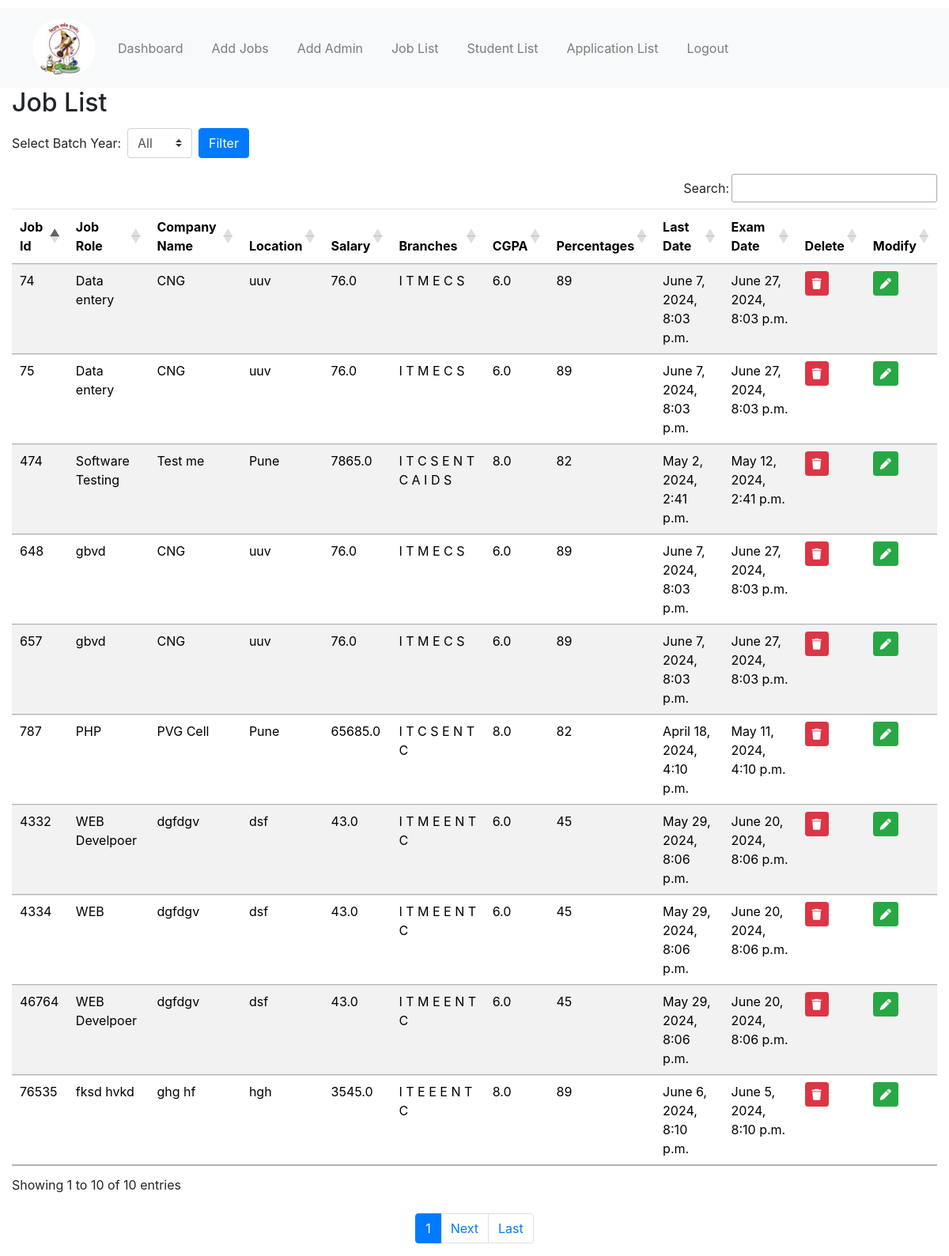
The app's page /pvg/job_list_admin/, older data.
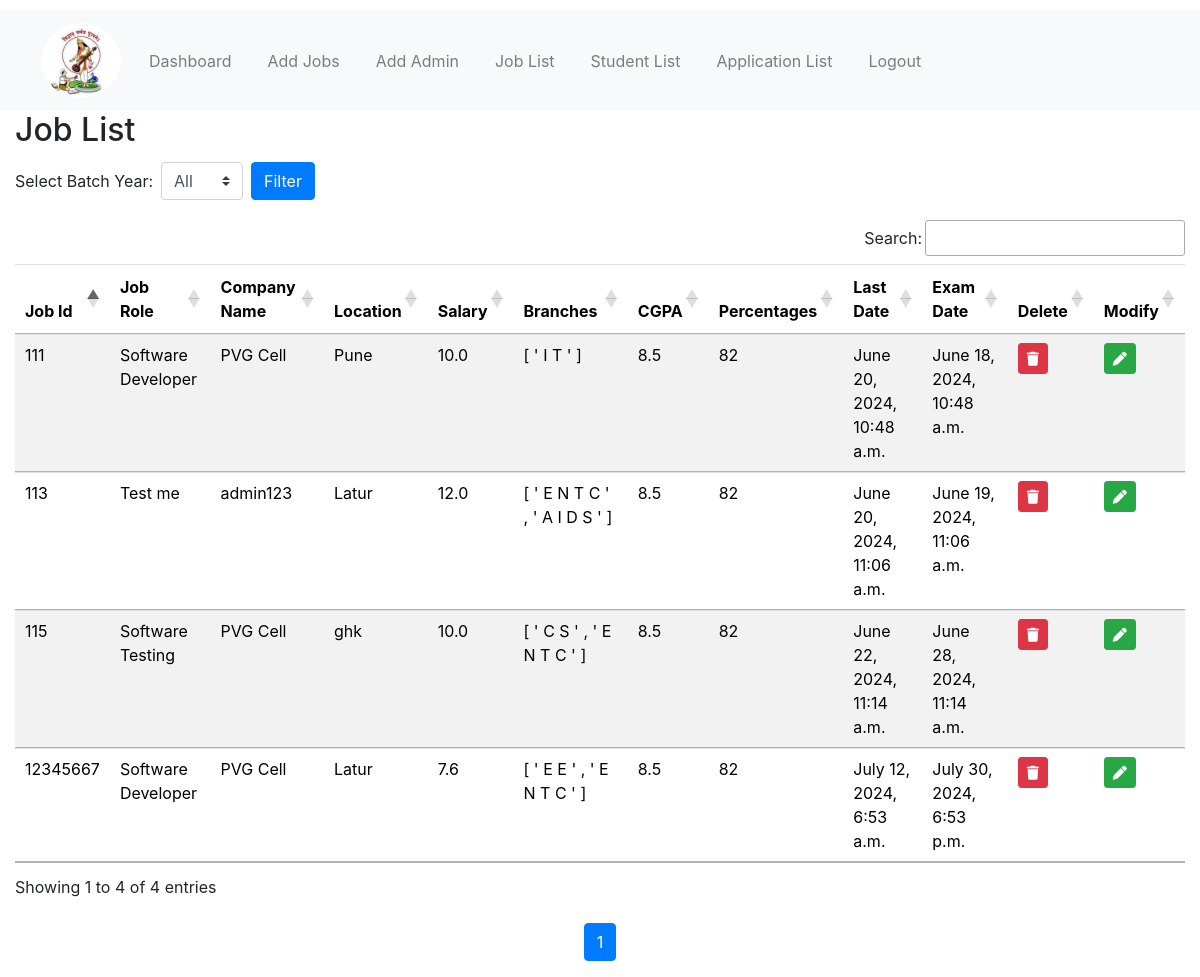
The same page, newer data.
### pvg/models.py (models this page shows, shortened)
class JobDetail(models.Model):
    job_id = models.AutoField(primary_key=True)
    job_title = models.CharField(max_length=100)
    company_name = models.CharField(max_length=100)
    required_passing_year = models.IntegerField(default=2024)
    salary = models.FloatField(null=True, blank=True)
    required_branchs = models.CharField(max_length=20, choices=Student.BRANCH_CHOICES, default='')
    location = models.CharField(max_length=50, default='')
    system_time = models.DateTimeField()
    required_CGPA = models.FloatField(null=True, blank=True)
    required_marks = models.IntegerField(null=True, blank=True)
    date_exam = models.DateTimeField(default=timezone.now)
    date_last = models.DateTimeField(default=timezone.now)
    venue = models.CharField(max_length=20, default='')

### pvg/views.py (the view)
# urls.py: path("job_list_admin/", views.job_list_admin, name="job_list_admin_default"),
def job_list_admin(request, page=1):
    batch_year = request.GET.get('batch_year')
    jobs = JobDetail.objects.all().order_by('-system_time')
    if batch_year and batch_year.isdigit():
        jobs = jobs.filter(required_passing_year=batch_year)
    paginator = Paginator(jobs, 10)  # Show 10 jobs per page
    page_number = request.GET.get('page')
    try:
        ServiceData = paginator.page(page_number)
    except PageNotAnInteger:
        ServiceData = paginator.page(1)
    except EmptyPage:
        ServiceData = paginator.page(paginator.num_pages)
    batch_years = JobDetail.objects.values_list('required_passing_year', flat=True).distinct()
    context = {
        'ServiceData': ServiceData,
        'batch_year': batch_year,
        'batch_years': batch_years,
    }
    return render(request, 'job_list_admin.html', context)

### pvg/templates/job_list_admin.html (shortened to what this page needs)
{% extends "base_admin.html" %}
{% load static %}
{% block head %}
    <link href="https://stackpath.bootstrapcdn.com/bootstrap/4.5.2/css/bootstrap.min.css" rel="stylesheet">
    <link href="https://cdnjs.cloudflare.com/ajax/libs/font-awesome/6.0.0-beta3/css/all.min.css" rel="stylesheet">
    <link href="https://cdn.datatables.net/1.11.3/css/jquery.dataTables.min.css" rel="stylesheet">
{% endblock %}
{% block body %}
<div class="container-fluid">
    <h2>Job List</h2>
    <form class="form-inline mb-3" method="get" action="">
        <label class="my-1 mr-2" for="batch_year">Select Batch Year:</label>
        <select class="custom-select my-1 mr-sm-2" id="batch_year" name="batch_year">
            <option value="">All</option>
        </select>
        <button type="submit" class="btn btn-primary my-1">Filter</button>
    </form>
    <div class="table-responsive">
        <table id="jobTable" class="table table-striped">
            <thead>
                <tr>
                    <th>Job Id</th>
                    <th>Job Role</th>
                    <th>Company Name</th>
                    <th>Location</th>
                    <th>Salary</th>
                    <th>Branches</th>
                    <th>CGPA</th>
                    <th>Percentages</th>
                    <th>Last Date</th>
                    <th>Exam Date</th>
                    <th>Delete</th>
                    <th>Modify</th>
                </tr>
            </thead>
            <tbody>
                {% for job in ServiceData %}
                <tr>
                    <td>{{ job.job_id }}</td>
                    <td>{{ job.job_title }}</td>
                    <td>{{ job.company_name }}</td>
                    <td>{{ job.location }}</td>
                    <td>{{ job.salary }}</td>
                    <td>
                        {% for branch in job.required_branchs %}
                        {{ branch }}
                    {% endfor %}
                    </td>
                    <td>{{ job.required_CGPA }}</td>
                    <td>{{ job.required_marks }}</td>
                    <td>{{ job.date_last }}</td>
                    <td>{{ job.date_exam }}</td>
                    <td>
                        <a href="{% url 'delete_job' job.job_id %}" class="btn btn-danger btn-sm">
                            <i class="fas fa-trash"></i>
                        </a>
                    </td>
                    <td>
                        <a href="{% url 'update_job' job.job_id %}" class="btn btn-success btn-sm">
                            <i class="fas fa-pen"></i>
                        </a>
                    </td>
                </tr>
                {% endfor %}
            </tbody>
        </table>
    </div>
    <div class="container mt-4">
        <ul class="pagination justify-content-center">
            <li class="page-item active"><a class="page-link" href="?page={{ ServiceData.number }}{% if batch_year %}&batch_year={{ batch_year }}{% endif %}">{{ ServiceData.number }}</a></li>
            {% if ServiceData.has_next %}
            <li class="page-item"><a class="page-link" href="?page={{ ServiceData.next_page_number }}{% if batch_year %}&batch_year={{ batch_year }}{% endif %}">Next</a></li>
            <li class="page-item"><a class="page-link" href="?page={{ ServiceData.paginator.num_pages }}{% if batch_year %}&batch_year={{ batch_year }}{% endif %}">Last</a></li>
            {% endif %}
        </ul>
    </div>
</div>
{% endblock %}

### pvg/templates/base_admin.html (shortened to what this page needs)
<!DOCTYPE html>
<html lang="en">
<head>
    {% load static %}
    <link rel="stylesheet" href="{% static 'css/alerts.css' %}">
    <link rel="stylesheet" href="https://cdnjs.cloudflare.com/ajax/libs/font-awesome/6.0.0-beta3/css/all.min.css">
    <link href="https://cdn.jsdelivr.net/npm/bootstrap@5.3.3/dist/css/bootstrap.min.css" rel="stylesheet"
>
    {% block head %}{% endblock %}
</head>
<body>
    <nav class="navbar navbar-expand-lg navbar-light bg-light">
        <div class="container-fluid">
            <a class="navbar-brand" href="{% url 'admin_home' %}" id="logo"><img src="{% static 'images/PVG_new.jpg' %}"
                    alt="PVG"></a>
            <div class="collapse navbar-collapse" id="navbarNav">
                <ul class="navbar-nav">
                    <li class="nav-item">
                        <a class="nav-link" href="{% url 'admin_home' %}">Dashboard</a>
                    </li>
                    <li class="nav-item">
                        <a class="nav-link" href="{% url 'add_job_details' %}">Add Jobs</a>
                    </li>
                    <li class="nav-item">
                        <a class="nav-link" href="{% url 'add_admin' %}">Add Admin</a>
                    </li>
                    <li class="nav-item">
                        <a class="nav-link" href="{% url 'job_list_admin' page=1 %}">Job List</a>
                    </li>
                    <li class="nav-item">
                        <a class="nav-link" href="{% url 'studentlist' page=1 %}">Student List</a>
                    </li>
                    <li class="nav-item">
                        <a class="nav-link" href="{% url 'application_list_search' %}">Application List</a>
                    </li>
                    <li class="nav-item">
                        <a class="nav-link" href="{% url 'my_logout' %}">Logout</a>
                    </li>
                </ul>
            </div>
        </div>
    </nav>
    {% block body %}{% endblock %}
</body>
</html>

### pvg/templates/base_admin.html (style rules this page uses)
.navbar { text-align: center; margin-top: 10px; }
.navbar a { margin: 0 10px; }
#logo img { width: 80px; height: auto; border-radius: 50%; }

Row changes from the older to the newer data that the page shows:
removed JobDetail: job_id "46764", job_title "WEB Develpoer", company_name "dgfdgv", location "dsf", salary "43.0", required_branchs "I" "T" "M" "E" "E" "N" "T" "C", required_CGPA "6.0", required_marks "45", date_last "May 29, 2024, 8:06 p.m.", date_exam "June 20, 2024, 8:06 p.m."
removed JobDetail: job_id "76535", job_title "fksd hvkd", company_name "ghg hf", location "hgh", salary "3545.0", required_branchs "I" "T" "E" "E" "E" "N" "T" "C", required_CGPA "8.0", required_marks "89", date_last "June 6, 2024, 8:10 p.m.", date_exam "June 5, 2024, 8:10 p.m."
removed JobDetail: job_id "657", job_title "gbvd", company_name "CNG", location "uuv", salary "76.0", required_branchs "I" "T" "M" "E" "C" "S", required_CGPA "6.0", required_marks "89", date_last "June 7, 2024, 8:03 p.m.", date_exam "June 27, 2024, 8:03 p.m."
removed JobDetail: job_id "4332", job_title "WEB Develpoer", company_name "dgfdgv", location "dsf", salary "43.0", required_branchs "I" "T" "M" "E" "E" "N" "T" "C", required_CGPA "6.0", required_marks "45", date_last "May 29, 2024, 8:06 p.m.", date_exam "June 20, 2024, 8:06 p.m."
removed JobDetail: job_id "648", job_title "gbvd", company_name "CNG", location "uuv", salary "76.0", required_branchs "I" "T" "M" "E" "C" "S", required_CGPA "6.0", required_marks "89", date_last "June 7, 2024, 8:03 p.m.", date_exam "June 27, 2024, 8:03 p.m."
removed JobDetail: job_id "4334", job_title "WEB", company_name "dgfdgv", location "dsf", salary "43.0", required_branchs "I" "T" "M" "E" "E" "N" "T" "C", required_CGPA "6.0", required_marks "45", date_last "May 29, 2024, 8:06 p.m.", date_exam "June 20, 2024, 8:06 p.m."
removed JobDetail: job_id "74", job_title "Data entery", company_name "CNG", location "uuv", salary "76.0", required_branchs "I" "T" "M" "E" "C" "S", required_CGPA "6.0", required_marks "89", date_last "June 7, 2024, 8:03 p.m.", date_exam "June 27, 2024, 8:03 p.m."
removed JobDetail: job_id "75", job_title "Data entery", company_name "CNG", location "uuv", salary "76.0", required_branchs "I" "T" "M" "E" "C" "S", required_CGPA "6.0", required_marks "89", date_last "June 7, 2024, 8:03 p.m.", date_exam "June 27, 2024, 8:03 p.m."
removed JobDetail: job_id "474", job_title "Software Testing", company_name "Test me", location "Pune", salary "7865.0", required_branchs "I" "T" "C" "S" "E" "N" "T" "C" "A" "I" "D" "S", required_CGPA "8.0", required_marks "82", date_last "May 2, 2024, 2:41 p.m.", date_exam "May 12, 2024, 2:41 p.m."
removed JobDetail: job_id "787", job_title "PHP", company_name "PVG Cell", location "Pune", salary "65685.0", required_branchs "I" "T" "C" "S" "E" "N" "T" "C", required_CGPA "8.0", required_marks "82", date_last "April 18, 2024, 4:10 p.m.", date_exam "May 11, 2024, 4:10 p.m."
added JobDetail: job_id "12345667", job_title "Software Developer", company_name "PVG Cell", location "Latur", salary "7.6", required_branchs "[" "'" "E" "E" "'" "," "'" "E" "N" "T" "C" "'" "]", required_CGPA "8.5", required_marks "82", date_last "July 12, 2024, 6:53 a.m.", date_exam "July 30, 2024, 6:53 p.m."
added JobDetail: job_id "115", job_title "Software Testing", company_name "PVG Cell", location "ghk", salary "10.0", required_branchs "[" "'" "C" "S" "'" "," "'" "E" "N" "T" "C" "'" "]", required_CGPA "8.5", required_marks "82", date_last "June 22, 2024, 11:14 a.m.", date_exam "June 28, 2024, 11:14 a.m."
added JobDetail: job_id "113", job_title "Test me", company_name "admin123", location "Latur", salary "12.0", required_branchs "[" "'" "E" "N" "T" "C" "'" "," "'" "A" "I" "D" "S" "'" "]", required_CGPA "8.5", required_marks "82", date_last "June 20, 2024, 11:06 a.m.", date_exam "June 19, 2024, 11:06 a.m."
added JobDetail: job_id "111", job_title "Software Developer", company_name "PVG Cell", location "Pune", salary "10.0", required_branchs "[" "'" "I" "T" "'" "]", required_CGPA "8.5", required_marks "82", date_last "June 20, 2024, 10:48 a.m.", date_exam "June 18, 2024, 10:48 a.m."
Text that changed along with them:
text written by a page script: "Search: Showing 1 to 10 of 10 entries" → "Search: Showing 1 to 4 of 4 entries"
text no longer shown: "Next Last"
